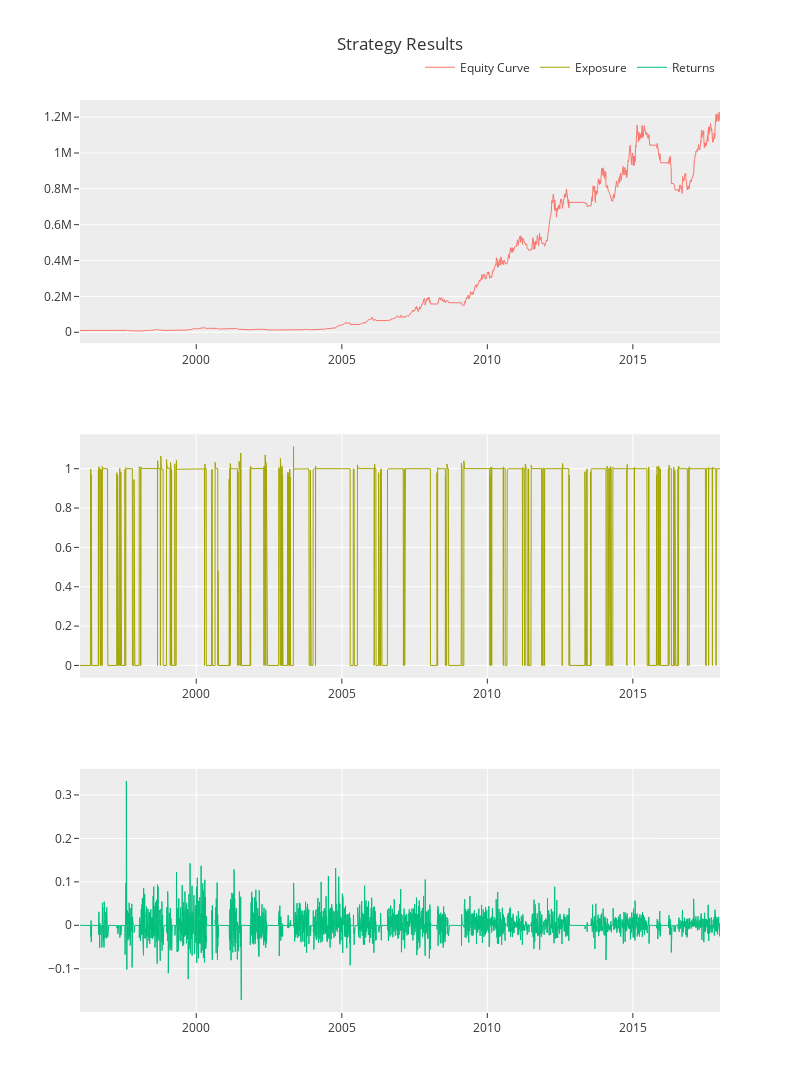

The code cell stored with this chart in its notebook:
### Markdown cell above
- 첫번 째는 포트폴리오 가치 변화를 보여준다. 
- 두번 째는 `gross_leverage`는 시장 노출도 이다.
- 세번 째는 일일 퍼센트 수익률이다.

### Code cell
# Set start and end date
# start_date = datetime(1996, 1, 1, tzinfo=pytz.UTC)
# end_date = datetime(2018, 12, 31, tzinfo=pytz.UTC)
start_date = pd.Timestamp('1996-1-1')
end_date = pd.Timestamp('2017-12-31')

# Fire off the backtest
results = run_algorithm(
    start=start_date, 
    end=end_date, 
    initialize=initialize, 
    analyze=analyze, 
    handle_data=handle_data, 
    capital_base=10000, 
    data_frequency = 'daily', bundle='quandl' 
)

### Figure 1 — Plotly figure (JSON) as saved in the notebook; plotly's stock layout.template omitted (floating-point values rounded to 4 significant figures; data arrays with more than 128 entries replaced by an {"elided": "..."} marker saying what was removed)
{"data": [{"line": {"width": 1}, "mode": "lines", "name": "Equity Curve", "type": "scatter", "x": {"elided": "5539 str values"}, "xaxis": "x", "y": {"elided": "5539 float values"}, "yaxis": "y"}, {"line": {"width": 1}, "mode": "lines", "name": "Exposure", "type": "scatter", "x": {"elided": "5539 str values"}, "xaxis": "x2", "y": {"elided": "5539 float values"}, "yaxis": "y2"}, {"line": {"width": 1}, "mode": "lines", "name": "Returns", "type": "scatter", "x": {"elided": "5539 str values"}, "xaxis": "x3", "y": {"elided": "5539 float values"}, "yaxis": "y3"}], "layout": {"height": 1200, "legend": {"orientation": "h", "x": 1, "xanchor": "right", "y": 1.02, "yanchor": "bottom"}, "title": {"text": "Strategy Results"}, "width": 800, "xaxis": {"anchor": "y", "autorange": true, "domain": [0, 1], "range": ["1996-01-02 21:00", "2017-12-29 21:00"], "showgrid": false, "type": "date"}, "xaxis2": {"anchor": "y2", "autorange": true, "domain": [0, 1], "range": ["1996-01-02 21:00", "2017-12-29 21:00"], "type": "date"}, "xaxis3": {"anchor": "y3", "autorange": true, "domain": [0, 1], "range": ["1996-01-02 21:00", "2017-12-29 21:00"], "type": "date"}, "yaxis": {"anchor": "x", "autorange": true, "domain": [0.7333, 1], "range": [-61010.0, 1296000.0], "type": "linear"}, "yaxis2": {"anchor": "x2", "autorange": true, "domain": [0.3667, 0.6333], "range": [-0.06182, 1.174], "type": "linear"}, "yaxis3": {"anchor": "x3", "autorange": true, "domain": [0, 0.2667], "range": [-0.1996, 0.3602], "type": "linear"}}}
